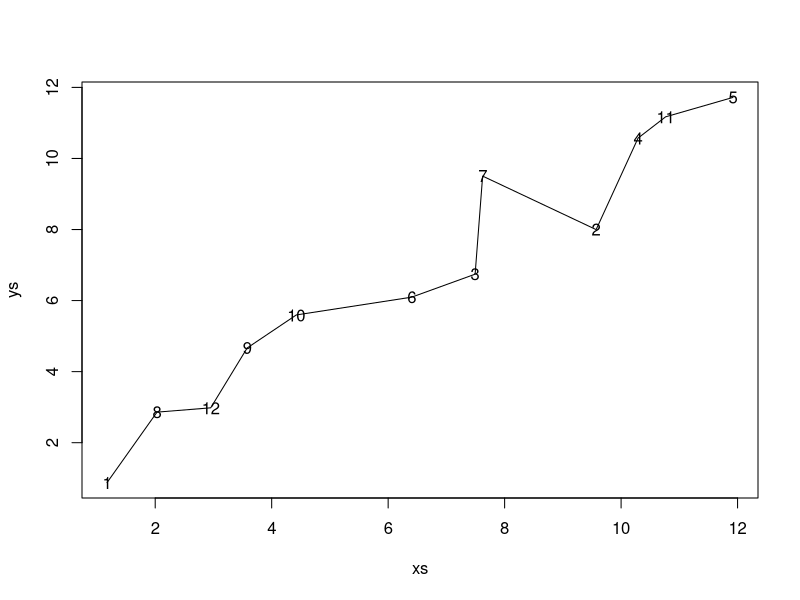

The R script that drew this image:
library(prodlim)

distance <- function(a, b){
  # a = (x1, y1), b = (x2, y2)
  # returns Euclidean distance between a and b
  # example: distance(c(4, 3), c(0, 0))
  sqrt((a[1] - b[1])^2 + (a[2] - b[2])^2)
}

adj_matrix <- function(xy){
  # xy is a two-column matrix of (x, y) coordinates
  # returns an adjacency matrix of the distance between every combination of points
  # with NA instead of 0
  A <- matrix(NA, ncol = nrow(xy), nrow = nrow(xy))
  for(i in 1:nrow(xy)){
    for(j in 2:nrow(xy)){
      A[i, j] <- distance(xy[i,], xy[j,])
    }
  }
  A[A == 0] <- NA
  #A[lower.tri(A)] <- NA
  A
}

n <- 12
tortuosity = 1/2

xs <- c(1:n) + rnorm(n, 0, tortuosity)
ys <- c(1:n) + rnorm(n, 0, tortuosity)
shuffle <- c(1, sample(2:length(xs), length(xs)-1, replace = F))  # shuffle all but first observation


xy <- cbind(xs[shuffle], ys[shuffle])  # shuffle the order of observation
xy

# find the order of observations from table `xy` and assign these as node labels
nodes <- apply(cbind(xs, ys), 1, function(x) row.match(x, xy))



plot(ys ~ xs, type = "l")
text(ys ~ xs, labels = nodes)

# create the adjacency matrix
(A <- adj_matrix(xy))

r <- 1; path <- c(1)
while(!all(is.na(A))){
  (r <- which.min(A[r,]))
  (path <- c(path, r))
  A[,r] <- NA
}

path  ## check path has same sequence as plotted path

all(path == nodes) ## FALSE means at least one node is out of order

## now increase `tortuosity` or `n` and see how bad it can get before it falls over!


